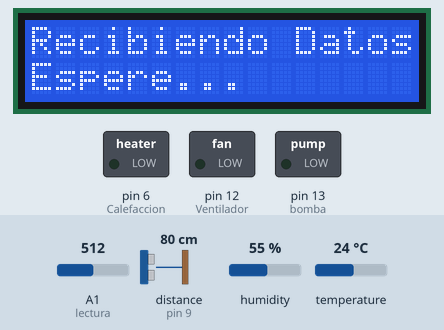
Simulated run of this sketch. Board: Arduino Uno, built with avr-gcc and run on an emulated ATmega328P. Shown: 16×2 character LCD, switched loads named in the sketch (green lamp = pin HIGH). Inputs (shaded band) come from the test bench; at power-on: temperature 24 °C, A1 (lectura) = 512, distance to the obstacle (sensor on pin 9) 80 cm, humidity 55 %. The echo pulse lasts 58.3 µs per cm; pins used as bus, display or sensor lines are not drawn; what the sketch prints to the serial monitor is not drawn.

Above: at 1.2 s.
1.3 s: temperature set to 17 °C
At 6.9 s:
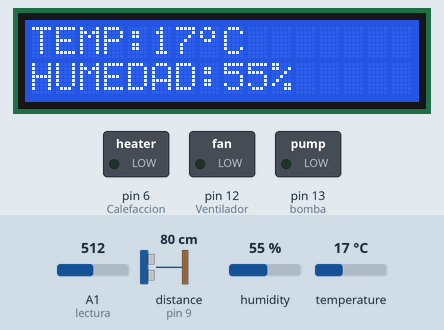
7.2 s: temperature set to 14 °C
At 10.0 s:
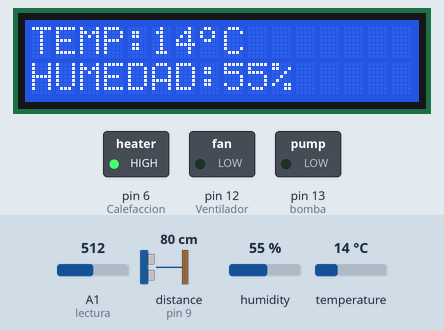
10.3 s: temperature set to 28 °C
At 12.9 s:
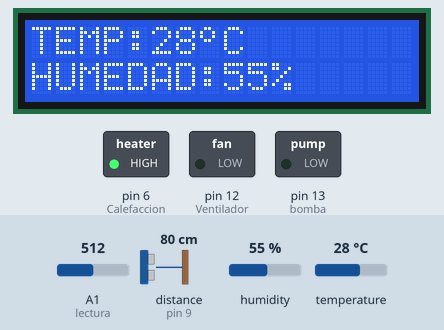
13.5 s: temperature set to 31 °C
At 15.7 s:
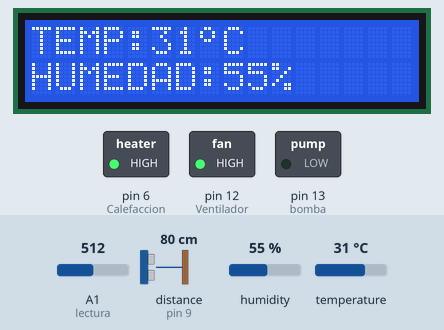
16.7 s: A1 (lectura) set to 387
18.2 s: A1 (lectura) set to 360
Timing chart, 0 to 21.2 s (numbered marks = the images above; inputs shaded):
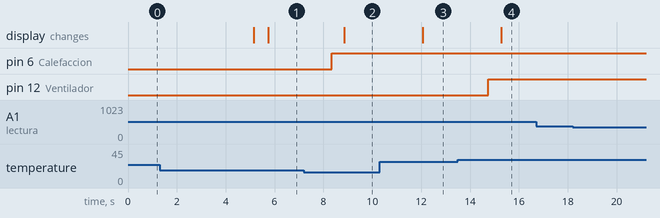

The sketch:

InvernaderoAR_Def2.ino
```cpp
#include <DHT.h>
#include <SoftwareSerial.h>
#include <LiquidCrystal_I2C.h>    //lcd
#include <Wire.h>                //lcd

#define Ventilador 12 //
#define Calefaccion 6 //
const int sensorDHT = A0;
int temp;
int hum;
int ctrl = 0;
const int bomba = 13; //Pin 13 para la bomba
const int lectura = A1; //A1 para la humedad del suelo
int TRIG = 10;      // trigger en pin 10
int ECO = 9;      // echo en pin 9
int DURACION;
int DISTANCIA;
int lecturaPorcentaje = map(lectura, 1023, 0, 0, 100);//Convirtiendo a Porcentaje

SoftwareSerial BT1(4,3); //Harán de RX Y TX, respectivamente.
DHT dht (sensorDHT,DHT11);
LiquidCrystal_I2C lcd(0x27,16,2);

//Dibujo caracter grado
//byte sw;
byte grado[8] =
 {
 0b00001100,
 0b00010010,
 0b00010010,
 0b00001100,
 0b00000000,
 0b00000000,
 0b00000000,
 0b00000000
 };

void setup() {
  BT1.begin(38400); //Comunicacion con modulo BT
  Serial.begin(9600); // Comunicacion con la PC

  pinMode(Ventilador, OUTPUT);
  pinMode(Calefaccion, OUTPUT);
  digitalWrite(Ventilador,LOW);
  digitalWrite(Calefaccion, LOW); // pinMode(in,INPUT);

  pinMode(bomba, OUTPUT);
  pinMode(lectura, INPUT);
  pinMode(TRIG, OUTPUT);  // trigger ultrasonico como salida
  pinMode(ECO, INPUT);    // echo como ultrasonico entrada
  lcd.init();
  lcd.backlight();
  lcd.clear();
  lcd.createChar(1, grado);// agregamos el caracter grado
  }
void loop() {
  // -----------------------------------------DATOS------------------------------------
  //  HUMEDAD Y TEMPERATURA
  temp=dht.readTemperature();
  hum=dht.readHumidity();
  int lectura = analogRead(A1);
  if (ctrl == 0){
    BT1.print("Recibiendo Datos...");
    lcd.setCursor(0,0);
    lcd.print ("Recibiendo Datos");
    lcd.setCursor(0,1);
    lcd.print ("Espere...");
    delay(5000);
    //ctrl=1;
    lcd.clear();
    }
    temp=dht.readTemperature();
    hum=dht.readHumidity();


  //Manejo manual de Calefaccion y Ventilacion
  switch(BT1.read()| Serial.read()){
    case 'C':
      digitalWrite(Calefaccion, !digitalRead(Calefaccion));
    break;
    case 'V':
    digitalWrite(Ventilador, !digitalRead(Ventilador));
    break;
  }
    //  VENTILACION
   if((temp>=30) && (digitalRead(Ventilador) == LOW)){
   digitalWrite(Ventilador,HIGH);
  }
    // CALEFACCION
    if((temp <= 15) && (digitalRead(Calefaccion) == LOW)){
    digitalWrite(Calefaccion, HIGH);
    }

     // ULTRASONICO (NIVEL DE AGUA)
   digitalWrite(TRIG, HIGH);
   delay(1);
   digitalWrite(TRIG, LOW);
   DURACION = pulseIn(ECO, HIGH);
   DISTANCIA = DURACION / 58.2;

    //BOMBA
    if(lectura >= 600 && DISTANCIA<10 )
  {
   digitalWrite(bomba, HIGH);
   delay(500);
  }
   digitalWrite(bomba, LOW);
   delay(500);

// ----------------------------------IMPRESION DE DATOS--------------------------------
  // HUMEDAD Y TMPERATURA BT
  BT1.print("Temperatura ");
  BT1.print(temp);
  BT1.println("ºC");
  BT1.print("Humedad ");
  BT1.print(hum);
  BT1.println("%");

  //Humedad y temperatura en PC
  Serial.print("Temperatura ");
  Serial.print(temp);
  Serial.println("ºC");
  Serial.print("Humedad ");
  Serial.print(hum);
  Serial.println("%");

  // HUMEDAD Y TMPERATURA LCD
  lcd.setCursor(0,0);
  lcd.print ("TEMP:");
  lcd.setCursor(5,0);
  lcd.print (temp);
  lcd.setCursor(7,0);
  lcd.write(1); //Imprimo el caracter Grados
  lcd.print("C");
  lcd.setCursor (0,1);
  lcd.print ("HUMEDAD:");
  lcd.setCursor (8,1);
  lcd.print (hum);
  lcd.setCursor(10,1);
  lcd.print("%");

 //Ventilador
  if (digitalRead(Ventilador) == HIGH){
    BT1.println("VENTILACION ON");
    Serial.println("VENTILACION ON");
 }
   //CALEFACCION
  if (digitalRead(Calefaccion)== HIGH){
    BT1.println("CALEFACCION ON");
    Serial.println("CALEFACCION ON");
  }
// Humedad del suelo
   if (lectura >= 1000)
    {
    BT1.println("EL SENSOR DE HUMEDAD ESTA DECONECTADO O FUERA DEL SUELO");
    Serial.println("EL SENSOR DE HUMEDAD ESTA DESCONECTADO O FUERA DEL SUELO");
    }
      else if (lectura <1000 && lectura >= 600){
      BT1.println("EL SUELO ESTA SECO");
      Serial.println("EL SUELO ESTA SECO");
    }
      else if (lectura < 600 && lectura >= 370){
    BT1.println("EL SUELO ESTA HUMEDO");
    Serial.println("EL SUELO ESTA HUMEDO");
    }
      else if (lectura < 370){
    BT1.println("EL SENSOR DE HUMEDAD ESTA PRACTICAMENTE EN AGUA");
    Serial.println("EL SENSOR DE HUMEDAD ESTA PRACTICAMENTE EN AGUA");
    }

   BT1.print("La Humedad del suelo es del: ");
   BT1.print(lecturaPorcentaje);
   BT1.println("%");
   Serial.println("La humedad del suelo es del:");
   Serial.println(lecturaPorcentaje);
   Serial.println("%");


//ULTRASONICO
   if (DISTANCIA >=10)
   {
   BT1.println ("NO HAY AGUA EN EL TANQUE");
   BT1.print(DISTANCIA);
   BT1.println ("cm");
   Serial.println ("NO HAY AGUA EN EL TANQUE");
   Serial.print(DISTANCIA);
   Serial.println ("cm");

  }
//BOMBA
 if(lectura >= 600 && DISTANCIA<10 )
  {
   BT1.println("La tierra está seca, comienza el riego");
   Serial.println("La tierra está seca, comienza el riego");
  }
if(ctrl=1){
delay(1000);
}
ctrl=1;
}
```

Measured:
- the behaviour switches between 16 and 15 °C on temperature (found by bisection; images 1 and 2)
- the behaviour switches between 29 and 30 °C on temperature (found by bisection; images 3 and 4)
- after the input at 7.2 s, pin 6 (Calefaccion): LOW → HIGH after 1.1 s; the display: changes after 1.7 s (image 2)
- after the input at 10.3 s, the display: changes after 1.8 s (image 3)
- after the input at 13.5 s, pin 12 (Ventilador): LOW → HIGH after 1.2 s; the display: changes after 1.8 s (image 4)
- after the input at 16.7 s, every drawn part: stays the same
- after the input at 18.2 s, every drawn part: stays the same
